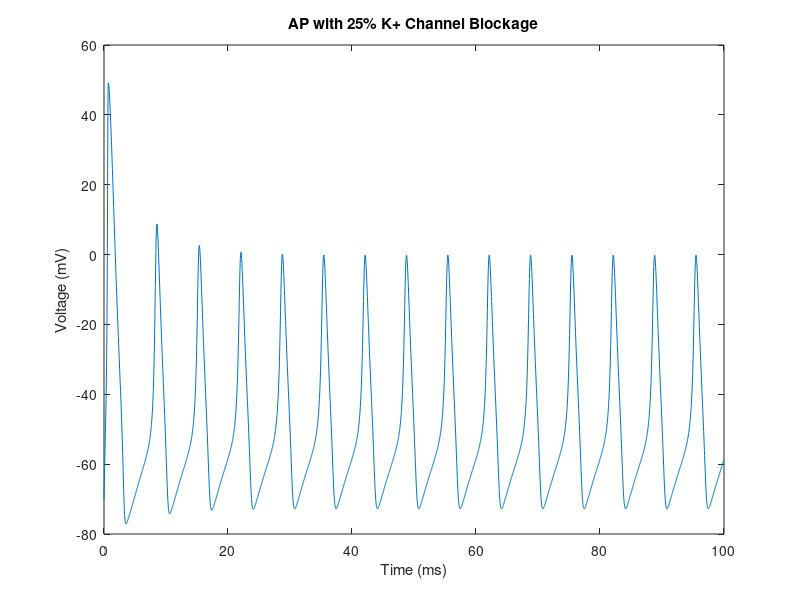

Recreate this plot in MATLAB.
%BME502 Project 1 Dennis McIlhany

clc; clear all;

%constants
dt=.03;
t=0:dt:100;
C=1;
ENa=55;
EK=-90;
EL=-70;
gNabar=120;
gKbar=36;
gL=1;
Iinj=100;

%preallocate
V=-70*ones(length(Iinj),length(t));
m_inf=zeros(1,length(t));
tau_m=zeros(1,length(t));
m=zeros(1,length(t));
m3=zeros(1,length(t));
h_inf=zeros(1,length(t));
tau_h=zeros(1,length(t));
h=zeros(1,length(t));
n_inf=zeros(1,length(t));
tau_n=zeros(1,length(t));
n=zeros(1,length(t));
n4=zeros(1,length(t));
gNa=zeros(1,length(t));
gK=zeros(1,length(t));
INa=zeros(1,length(t));
IK=zeros(1,length(t));
IL=zeros(1,length(t));
IC=zeros(1,length(t));
am=zeros(1,length(t));
bm=zeros(1,length(t));
ah=zeros(1,length(t));
bh=zeros(1,length(t));
an=zeros(1,length(t));
bn=zeros(1,length(t));

%iterations for injected current and time
for w=1:length(Iinj);
    for k=1:length(t);
        if k==1;
            an(k)=-.01*(V(w,k)+60)/(exp(-(V(w,k)+60)/10)-1);
            am(k)=-.1*(V(w,k)+45)/(exp(-(V(w,k)+45)/10)-1);
            ah(k)=.07*exp(-(V(w,k)+70)/20);
            bn(k)=.125*exp(-(V(w,k)+70)/80);
            bm(k)=4*exp(-(V(w,k)+70)/18);
            bh(k)=1/(exp(-(V(w,k)+40)/10)+1);
            n_inf(k)=an(k)/(an(k)+bn(k));
            tau_n(k)=1/(an(k)+bn(k));
            h_inf(k)=ah(k)/(ah(k)+bh(k));
            tau_h(k)=1/(ah(k)+bh(k));
            m_inf(k)=am(k)/(am(k)+bm(k));
            tau_m(k)=1/(am(k)+bm(k));
            n(k)=n_inf(k);
            n4(k)=n(k)^4;
            m(k)=m_inf(k);
            h(k)=h_inf(k);
            m3(k)=m(k)^3;
            gNa(k)=m3(k)*h(k)*gNabar;
            gK(k)=.75.*n4(k)*gKbar;
            IK(k)=(V(w,k)-EK)*gK(k);
            INa(k)=(V(w,k)-ENa)*gNa(k);
            IL(k)=(V(w,k)-EL)*gL;
            IC(k)=0;
        else
            n(k)=n(k-1)+dt*((-n(k-1)+n_inf(k-1))/tau_n(k-1));
            m(k)=m(k-1)+dt*((-m(k-1)+m_inf(k-1))/tau_m(k-1));
            h(k)=h(k-1)+dt*((-h(k-1)+h_inf(k-1))/tau_h(k-1));
            n4(k)=n(k)^4;
            m3(k)=m(k)^3;
            gNa(k)=m3(k)*h(k)*gNabar;
            gK(k)=.75.*n4(k)*gKbar;
            V(w,k)=V(w,k-1)+(dt/C)*(Iinj(w)-(gNa(k)+gK(k)+gL)*V(w,k-1)+gNa(k)*ENa+gK(k)*EK+gL*EL);
            if (abs(V(w,k) + 45) <=0.01)
                am(k) = 1;
            else
                am(k)=-.1*(V(w,k)+45)/(exp(-(V(w,k)+45)/10)-1);
            end;
            if (abs(V(w,k) + 60) <=0.01)
                an(k) = .1;
            else
                an(k)=-.01*(V(w,k)+60)/(exp(-(V(w,k)+60)/10)-1);
            end;
            ah(k)=.07*exp(-(V(w,k)+70)/20);
            bn(k)=.125*exp(-(V(w,k)+70)/80);
            bm(k)=4*exp(-(V(w,k)+70)/18);
            bh(k)=1/(exp(-(V(w,k)+40)/10)+1);
            n_inf(k)=an(k)/(an(k)+bn(k));
            tau_n(k)=1/(an(k)+bn(k));
            h_inf(k)=ah(k)/(ah(k)+bh(k));
            tau_h(k)=1/(ah(k)+bh(k));
            m_inf(k)=am(k)/(am(k)+bm(k));
            tau_m(k)=1/(am(k)+bm(k));
            IK(k)=(V(w,k)-EK)*gK(k);
            INa(k)=(V(w,k)-ENa)*gNa(k);
            IL(k)=(V(w,k)-EL)*gL;
            IC(k)=C*(V(w,k)-V(w,k-1))/dt;
        end
    end
end
plot(t,V)
xlabel('Time (ms)')
ylabel('Voltage (mV)')
title('AP with 25% K+ Channel Blockage')